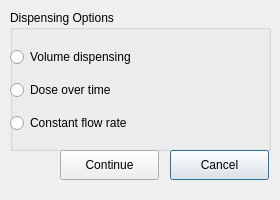
<?xml version="1.0" encoding="UTF-8"?>
<ui version="4.0">
 <class>dispensingOptionsDialog</class>
 <widget class="QDialog" name="dispensingOptionsDialog">
  <property name="geometry">
   <rect>
    <x>0</x>
    <y>0</y>
    <width>280</width>
    <height>200</height>
   </rect>
  </property>
  <property name="windowTitle">
   <string>Dispensing Options</string>
  </property>
  <widget class="QGroupBox" name="groupBox">
   <property name="geometry">
    <rect>
     <x>10</x>
     <y>10</y>
     <width>261</width>
     <height>141</height>
    </rect>
   </property>
   <property name="title">
    <string>Dispensing Options</string>
   </property>
   <widget class="QWidget" name="verticalLayoutWidget">
    <property name="geometry">
     <rect>
      <x>0</x>
      <y>30</y>
      <width>261</width>
      <height>101</height>
     </rect>
    </property>
    <layout class="QVBoxLayout" name="verticalLayout">
     <item>
      <widget class="QRadioButton" name="volDispense">
       <property name="text">
        <string>Volume dispensing</string>
       </property>
      </widget>
     </item>
     <item>
      <widget class="QRadioButton" name="dispenseOverTime">
       <property name="text">
        <string>Dose over time</string>
       </property>
      </widget>
     </item>
     <item>
      <widget class="QRadioButton" name="constFlowRate">
       <property name="text">
        <string>Constant flow rate</string>
       </property>
      </widget>
     </item>
    </layout>
   </widget>
  </widget>
  <widget class="QPushButton" name="cancel">
   <property name="geometry">
    <rect>
     <x>170</x>
     <y>150</y>
     <width>99</width>
     <height>30</height>
    </rect>
   </property>
   <property name="text">
    <string>Cancel</string>
   </property>
  </widget>
  <widget class="QPushButton" name="cont">
   <property name="geometry">
    <rect>
     <x>60</x>
     <y>150</y>
     <width>99</width>
     <height>30</height>
    </rect>
   </property>
   <property name="text">
    <string>Continue</string>
   </property>
  </widget>
 </widget>
 <resources/>
 <connections/>
</ui>
